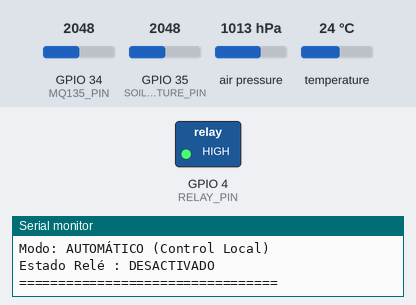
This sketch was run on a simulated ESP32. Shown: switched loads named in the sketch (green lamp = pin HIGH), the last lines printed to the serial monitor. The test bench sets the inputs (shaded band); at power-on: temperature 24 °C, GPIO 34 (MQ135_PIN) = 2048, GPIO 35 (SOIL_MOISTURE_PIN) = 2048, air pressure 1013 hPa. WiFi joins after 1.5 s; servers stay silent unless stated; uploads are accepted with an empty reply.

Above: at 2.7 s.
2.8 s: temperature set to 26.5 °C
5.1 s: temperature set to 27.4 °C
At 7.2 s:
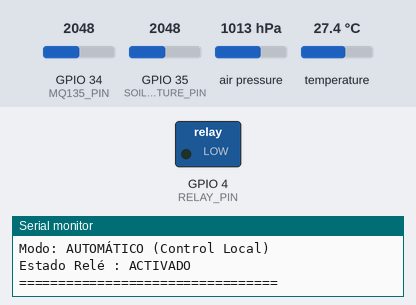
7.6 s: temperature set to 12 °C
At 9.6 s:
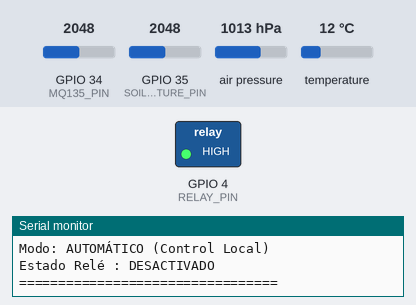
9.9 s: temperature set to 28 °C
At 11.2 s:
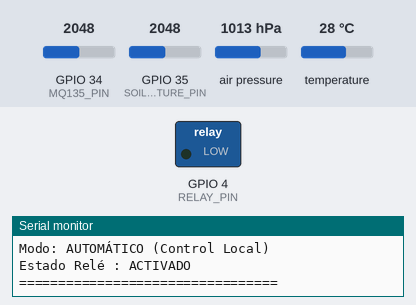
Timing chart, 0 to 12.9 s (numbered marks = the images above; inputs shaded):
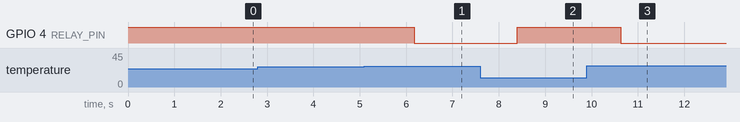

The sketch:

arduino.ino
```cpp
#include <Wire.h>
#include <Adafruit_Sensor.h>
#include <Adafruit_BMP280.h>
#include <WiFi.h>
#include <HTTPClient.h>

#define SDA_PIN 21
#define SCL_PIN 22
#define SOIL_MOISTURE_PIN 35 // Pin analógico al que se conecta el pin 'A0' del sensor de humedad de suelo

// Calibración típica para el sensor de humedad de suelo (ADC de 12 bits en ESP32: 0 - 4095)
// Ajusta estos valores según las lecturas físicas de tu sensor
const int SOIL_DRY_VAL = 4095; // Sensor en el aire (seco)
const int SOIL_WET_VAL = 1000; // Sensor sumergido en agua/tierra húmeda

#define RELAY_PIN 4 // Pin GPIO al que se conecta el pin 'IN' del relé
#define MQ135_PIN 34 // Pin analógico (GPIO 34) al que se conecta el pin 'AO' del MQ-135

// NOTA: La mayoría de módulos de relé comerciales para Arduino son de lógica inversa (se activan con LOW).
// Si tu relé se activa con nivel ALTO, cambia RELAY_ON a HIGH y RELAY_OFF a LOW.
#define RELAY_ON LOW
#define RELAY_OFF HIGH

// Configuración de Red WiFi (Reemplaza con tus datos)
const char* ssid = "gonzalo";
const char* password = "1234567899";

// Dirección IP del servidor Flask (Reemplaza con la IP de tu computadora)
const char* serverName = "http://10.86.129.92:5000/api/datos";

Adafruit_BMP280 bmp;
bool relay_activo = false;

void setup() {
  Serial.begin(115200);

  // Configuración del pin del relé
  pinMode(RELAY_PIN, OUTPUT);
  digitalWrite(RELAY_PIN, RELAY_OFF); // Inicialmente apagado
  relay_activo = false;

  // Configuración de los pines analógicos
  pinMode(MQ135_PIN, INPUT);
  pinMode(SOIL_MOISTURE_PIN, INPUT);

  Wire.begin(SDA_PIN, SCL_PIN);

  Serial.println();
  Serial.println("Inicializando BMP280...");

  if (!bmp.begin(0x76)) {
    Serial.println("ERROR: No se encontró el BMP280.");
    while (1);
  }
  Serial.print("Chip ID: 0x");
  Serial.println(bmp.sensorID(), HEX);
  Serial.println("BMP280 detectado correctamente.");

  // Conexión WiFi
  Serial.print("Conectando a WiFi: ");
  Serial.println(ssid);
  WiFi.begin(ssid, password);

  // Esperar a que se conecte
  int retries = 0;
  while (WiFi.status() != WL_CONNECTED && retries < 20) {
    delay(500);
    Serial.print(".");
    retries++;
  }

  if (WiFi.status() == WL_CONNECTED) {
    Serial.println("");
    Serial.println("Conexión WiFi establecida.");
    Serial.print("IP: ");
    Serial.println(WiFi.localIP());
  } else {
    Serial.println("");
    Serial.println("No se pudo conectar al WiFi. Iniciando en modo local autónomo.");
  }
}

void loop() {
  float temperatura = bmp.readTemperature();
  float presion     = bmp.readPressure() / 100.0F;   // hPa
  float altitud     = bmp.readAltitude(1013.25);     // metros

  // Leer sensor de calidad de aire MQ-135 en GPIO 34
  int raw_mq = analogRead(MQ135_PIN);

  // Fórmulas de estimación: el MQ-135 tiene base de 400 PPM de CO2 en aire limpio
  float co2_ppm = 400.0 + ((float)raw_mq * 0.4);
  // El humo se activa por encima de un umbral base (ej: 700 ADC)
  float humo_ppm = (raw_mq > 700) ? ((float)(raw_mq - 700) * 0.3) : 0.0;

  // Leer sensor de humedad de suelo en GPIO 35
  int raw_soil = analogRead(SOIL_MOISTURE_PIN);
  // Convertir lectura analógica a porcentaje (%)
  float humedad_suelo = 100.0 * (1.0 - ((float)(raw_soil - SOIL_WET_VAL) / (SOIL_DRY_VAL - SOIL_WET_VAL)));
  if (humedad_suelo < 0.0) humedad_suelo = 0.0;
  if (humedad_suelo > 100.0) humedad_suelo = 100.0;

  Serial.println("=================================");
  Serial.print("Temperatura : ");
  Serial.print(temperatura, 2);
  Serial.println(" °C");
  Serial.print("Presión     : ");
  Serial.print(presion, 2);
  Serial.println(" hPa");
  Serial.print("Altitud     : ");
  Serial.print(altitud, 2);
  Serial.println(" m");
  Serial.print("CO2 (PPM)   : ");
  Serial.print(co2_ppm, 1);
  Serial.println(" ppm");
  Serial.print("Humo (PPM)  : ");
  Serial.print(humo_ppm, 1);
  Serial.println(" ppm");
  Serial.print("ADC MQ-135  : ");
  Serial.println(raw_mq);
  Serial.print("Humedad Suel: ");
  Serial.print(humedad_suelo, 1);
  Serial.println(" %");
  Serial.print("ADC Humedad : ");
  Serial.println(raw_soil);

  // Si estamos conectados a WiFi, enviamos datos al servidor
  if (WiFi.status() == WL_CONNECTED) {
    HTTPClient http;
    http.begin(serverName);
    http.addHeader("Content-Type", "application/json");

    // Construimos el payload JSON directamente como String con CO2, Humo y Humedad de suelo
    String jsonPayload = "{\"temperatura\":" + String(temperatura, 2) +
                         ",\"presion\":" + String(presion, 2) +
                         ",\"altitud\":" + String(altitud, 2) +
                         ",\"relay_activo\":" + (relay_activo ? "true" : "false") +
                         ",\"co2\":" + String(co2_ppm, 1) +
                         ",\"humo\":" + String(humo_ppm, 1) +
                         ",\"humedad_suelo\":" + String(humedad_suelo, 1) + "}";

    Serial.println("Enviando datos al servidor...");
    int httpResponseCode = http.POST(jsonPayload);

    if (httpResponseCode > 0) {
      String response = http.getString();
      Serial.print("Respuesta de API (");
      Serial.print(httpResponseCode);
      Serial.print("): ");
      Serial.println(response);

      // Determinar si el servidor nos indica usar el modo manual o automático
      int modeIdx = response.indexOf("\"mode\"");
      bool manualMode = false;
      if (modeIdx >= 0) {
        String modeSub = response.substring(modeIdx);
        if (modeSub.indexOf("\"manual\"") >= 0) {
          manualMode = true;
        }
      }

      if (manualMode) {
        // MODO MANUAL: El servidor decide el estado
        int relayCmdIdx = response.indexOf("\"relay_command\"");
        if (relayCmdIdx >= 0) {
          String sub = response.substring(relayCmdIdx);
          if (sub.indexOf("\"ON\"") >= 0) {
            digitalWrite(RELAY_PIN, RELAY_ON);
            relay_activo = true;
            Serial.println("Modo: MANUAL | Comando Servidor: ENCENDER");
          } else if (sub.indexOf("\"OFF\"") >= 0) {
            digitalWrite(RELAY_PIN, RELAY_OFF);
            relay_activo = false;
            Serial.println("Modo: MANUAL | Comando Servidor: APAGAR");
          }
        }
      } else {
        // MODO AUTOMÁTICO (Local): El ESP32 decide según su propia temperatura
        controlAutonomoLocal(temperatura);
        Serial.println("Modo: AUTOMÁTICO (Control Local)");
      }
    } else {
      Serial.print("Error en petición HTTP: ");
      Serial.println(httpResponseCode);

      // Control de respaldo en caso de fallo en la llamada HTTP -> MODO AUTOMÁTICO LOCAL
      controlAutonomoLocal(temperatura);
      Serial.println("Error HTTP. Modo: AUTOMÁTICO (Respaldo Local)");
    }
    http.end();
  } else {
    // Si no hay conexión WiFi -> MODO AUTOMÁTICO LOCAL
    controlAutonomoLocal(temperatura);
    Serial.println("WiFi desconectado. Modo: AUTOMÁTICO (Respaldo Local)");
  }

  Serial.print("Estado Relé : ");
  Serial.println(relay_activo ? "ACTIVADO" : "DESACTIVADO");
  Serial.println("=================================\n");

  delay(2000); // Enviar datos cada 2 segundos
}

// Función de respaldo para control local autónomo
void controlAutonomoLocal(float temp) {
  if (temp >= 27.0) {
    digitalWrite(RELAY_PIN, RELAY_ON);
    relay_activo = true;
  } else {
    digitalWrite(RELAY_PIN, RELAY_OFF);
    relay_activo = false;
  }
}
```

Measured:
- the behaviour switches between 26.9 and 27 °C on temperature (found by bisection; images 0 and 1)
- after the input at 5.1 s, GPIO 4 (RELAY_PIN): HIGH → LOW after 1.1 s
- after the input at 7.6 s, GPIO 4 (RELAY_PIN): LOW → HIGH after 0.80 s
- after the input at 9.9 s, GPIO 4 (RELAY_PIN): HIGH → LOW after 0.73 s
